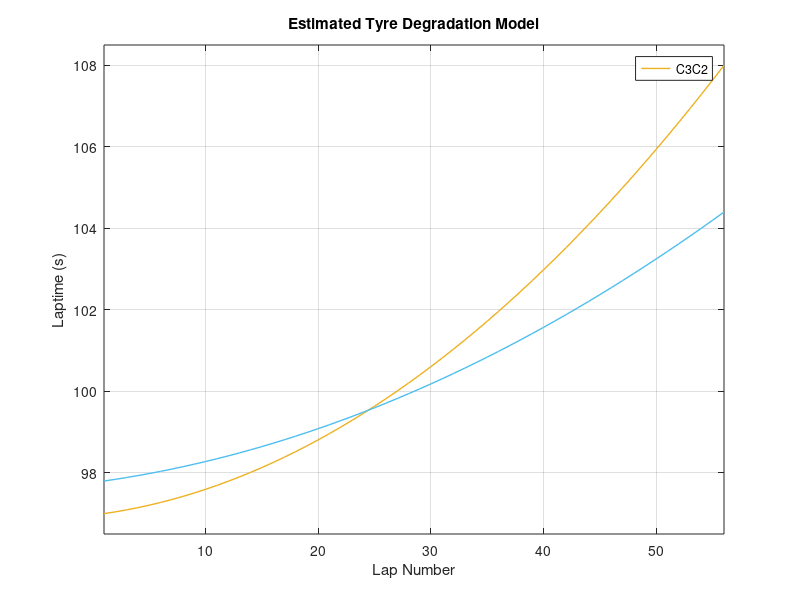
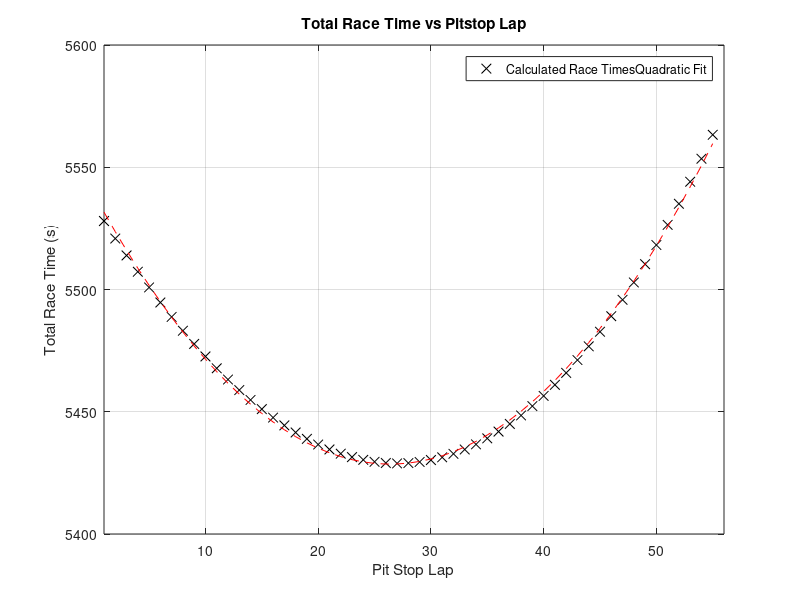
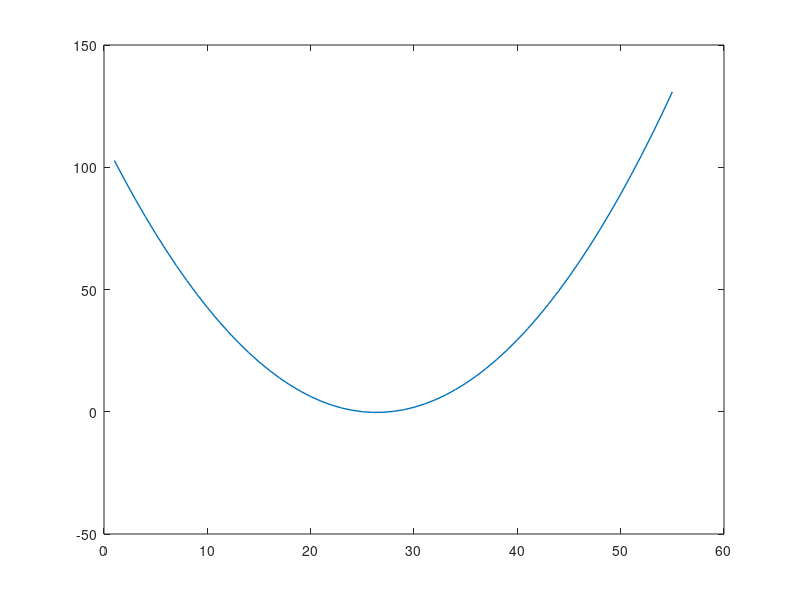

Write the MATLAB code that produced these figures, in order. (Note: this script raises an error after producing the figures.)
%% Calculating the Safety Car Window in F1 Strategy
% Assuming single stop from C3 to C2 tyre.

fuelQuantity = 110;  %kg
totalLapNumber = 56; %laps
lapNumber = 1:totalLapNumber;
timePerKg = 0.035;   %seconds

fuelConsumption = fuelQuantity/totalLapNumber;   %kg/lap

fuelCorrectionFactor = fuelConsumption .* timePerKg; %seconds/lap

fuelLapCorrections = fuelCorrectionFactor .* (lapNumber-1);

%% Defining Arbitrary Tyre Wear Factors

C3Wear = linspace(0.04,0.2,totalLapNumber); %0.02;
C2Wear = linspace(0.04,0.12,totalLapNumber); %0.01;

tyreAge = 1:totalLapNumber; %laps

%% Calculating Tyre Degradation Laptime Impact

C3InitialLaptime = 97;   %seconds
C2InitialLaptime = 97.8;

C3DegLaptime = C3InitialLaptime + (C3Wear .* (tyreAge-1));
C2DegLaptime = C2InitialLaptime + (C2Wear .* (tyreAge-1));

%% Calculating Tyre and Fuel Effected Laptimes for Full Distance Tyre Model

C3laptime = C3InitialLaptime + (C3Wear .* (tyreAge-1)) - fuelLapCorrections(lapNumber);
C2laptime = C2InitialLaptime + (C2Wear .* (tyreAge-1)) - fuelLapCorrections(lapNumber);

%% Defining Average Pit Time Loss

pitTime = 20;  %seconds

%% 
% Plotting the tyre model to visualise the tyre life and pace over the full 
% race distance.

plot(lapNumber,C3DegLaptime,"Color","#EDB120","LineWidth",1)
hold on
plot(lapNumber,C2DegLaptime,"Color","#4DBEEE","LineWidth",1)
xlabel("Lap Number")
ylabel("Laptime (s)")
xlim([1,totalLapNumber])
ylim([C3InitialLaptime-0.5, C3DegLaptime(end)+0.5])
title("Estimated Tyre Degradation Model")
legend(["C3", "C2"])
grid on
hold off

%% Initial Attempt
% Parameter sweep for pitstop laps

% Objective (minimise over 56 laps) raceTime = total lap times (including pit time).

% Establish the logic such that we can choose to stop at any point, and 
% only once, at which point the tyreAge returns to 1.

raceTimesArray = zeros(1,length(totalLapNumber)-1);

for pitLap = 1:totalLapNumber-1
    fuel_Corrected_Stint1 = C3laptime(tyreAge(1:pitLap));
    fuel_Corrected_Stint2 = C2DegLaptime(tyreAge(1:(totalLapNumber-pitLap))) - fuelLapCorrections(lapNumber(pitLap+1:totalLapNumber));
    raceTimesArray(pitLap) = sum(fuel_Corrected_Stint1) + sum(fuel_Corrected_Stint2) + pitTime;  %seconds
end

optimalRaceTime = min(raceTimesArray);
optimalPitLap = find(raceTimesArray == optimalRaceTime);

%% Plot Total Race Time vs Pit Lap

figure(2)
plot(1:totalLapNumber-1, raceTimesArray,"Marker","x","LineStyle","none","MarkerSize",7,"Color","k")
title('Total Race Time vs Pitstop Lap')
xlabel('Pit Stop Lap')
ylabel('Total Race Time (s)')
xlim([1,totalLapNumber])
grid on
hold on

%% Determine the Quadratic Fit of Race Time vs Pitstop Lap

Quadfit = polyfit(1:totalLapNumber-1, raceTimesArray, 2);
Quadval = polyval(Quadfit,1:totalLapNumber-1);

plot(1:totalLapNumber-1,Quadval,"r--")
hold off
legend(["Calculated Race Times", "Quadratic Fit"])

%% Determine the Equation Relating the loss in time compared to optimal for a given pit stop lap

TimeLossFit = polyfit(1:totalLapNumber-1, raceTimesArray-optimalRaceTime, 2);
TimeLossVal = polyval(TimeLossFit,1:totalLapNumber-1);

VSCTimeSaved = 10; % seconds

figure(3)
plot(1:totalLapNumber-1,TimeLossVal,"LineWidth",1)
hold on
yline(VSCTimeSaved,"k--","LineWidth",1)
xlim([1,totalLapNumber])
ylim([-10,100])
title('Race Time Loss vs Pitstop Lap')
xlabel('Pit Stop Lap')
ylabel('Race Time Loss (s)')
grid on
hold off

